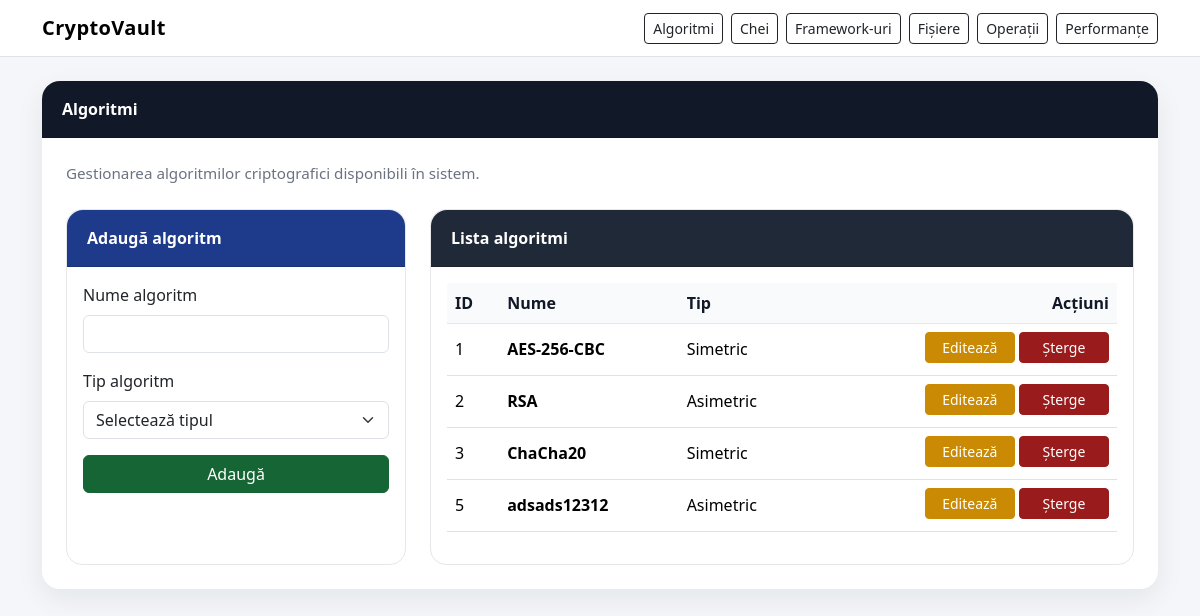
Page /algorithms on the earlier database version.
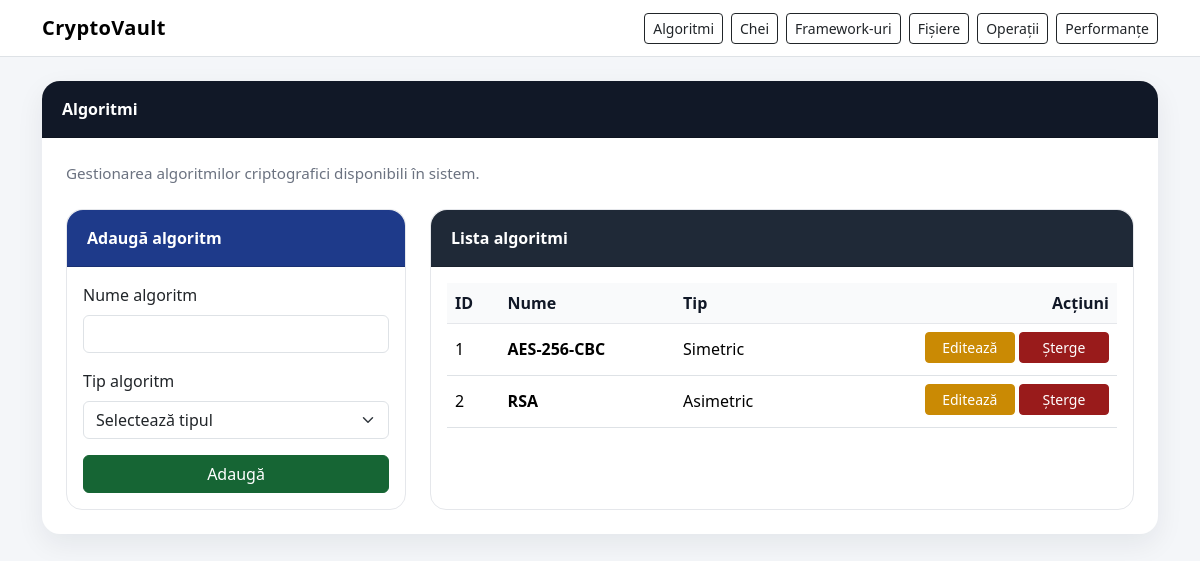
Same page on the later database version.
### models.py (models this page shows)
class Algorithm(Base):
    __tablename__ = "algorithms"
    id = Column(Integer, primary_key=True, index=True)
    name = Column(String(100), nullable=False, unique=True)
    type = Column(String(50), nullable=False)
    keys = relationship("Key", back_populates="algorithm", cascade="all, delete-orphan")
    performances = relationship("Performance", back_populates="algorithm", cascade="all, delete-orphan")

### app_web.py (the view)
@app.route("/algorithms")
def show_algorithms():
    db = database.get_session()
    try:
        edit_algorithm_id = request.args.get("edit_algorithm", type=int)
        algorithms = crud.get_all_algorithms(db)
        edit_algorithm = crud.get_algorithm_by_id(db, edit_algorithm_id) if edit_algorithm_id else None
        return render_template("algorithms.html", algorithms=algorithms, edit_algorithm=edit_algorithm)
    finally:
        db.close()

### crud.py (called while the page is built)
def get_all_algorithms(db: Session):
    return db.query(models.Algorithm).order_by(models.Algorithm.id).all()

### database.py (called while the page is built)
@event.listens_for(engine, "connect")
def enable_sqlite_foreign_keys(dbapi_connection, connection_record):
    cursor = dbapi_connection.cursor()
    cursor.execute("PRAGMA foreign_keys=ON")
    cursor.close()

def get_session():
    return SessionLocal()

### templates/algorithms.html (shortened to what this page needs)
{% extends "base.html" %}
{% block content %}
<div class="card section-card">
    <div class="card-header">
        <div class="d-flex justify-content-between align-items-center flex-wrap gap-2">
            <span>Algoritmi</span>
        </div>
    </div>
    <div class="card-body p-4">
        <p class="section-subtitle mb-4">Gestionarea algoritmilor criptografici disponibili în sistem.</p>
        <div class="row g-4">
            <div class="col-lg-4">
                <div class="card form-card h-100">
                    <div class="card-header">
                        {{ "Editează algoritm" if edit_algorithm else "Adaugă algoritm" }}
                    </div>
                    <div class="card-body">
                        <form action="{{ url_for('save_algorithm') }}" method="post">
                            <div class="mb-3">
                                <label class="form-label">Nume algoritm</label>
                                <input type="text" name="name" class="form-control"
                                       value="{{ edit_algorithm.name if edit_algorithm else '' }}" required>
                            </div>
                            <div class="mb-3">
                                <label class="form-label">Tip algoritm</label>
                                <select name="type" class="form-select" required>
                                    <option value="">Selectează tipul</option>
                                </select>
                            </div>
                            <button type="submit" class="btn btn-success w-100">
                                {{ "Actualizează" if edit_algorithm else "Adaugă" }}
                            </button>
                        </form>
                    </div>
                </div>
            </div>
            <div class="col-lg-8">
                <div class="card table-card h-100">
                    <div class="card-header">Lista algoritmi</div>
                    <div class="card-body">
                        <div class="table-responsive">
                            <table class="table table-hover align-middle">
                                <thead>
                                    <tr>
                                        <th>ID</th>
                                        <th>Nume</th>
                                        <th>Tip</th>
                                        <th class="text-end">Acțiuni</th>
                                    </tr>
                                </thead>
                                <tbody>
                                {% for algo in algorithms %}
                                    <tr>
                                        <td>{{ algo.id }}</td>
                                        <td><strong>{{ algo.name }}</strong></td>
                                        <td>{{ algo.type }}</td>
                                        <td class="text-end">
                                            <a href="{{ url_for('show_algorithms', edit_algorithm=algo.id) }}" class="btn btn-warning btn-sm btn-action">Editează</a>
                                            <a href="{{ url_for('delete_algorithm', algo_id=algo.id) }}" class="btn btn-danger btn-sm btn-action"
                                               onclick="return confirm('Sigur vrei să ștergi acest algoritm? Vor fi șterse și cheile/performanțele asociate.')">Șterge</a>
                                        </td>
                                    </tr>
                                {% else %}
                                    <tr>
                                        <td colspan="4" class="text-center text-muted py-4">Nu există algoritmi în baza de date.</td>
                                    </tr>
                                {% endfor %}
                                </tbody>
                            </table>
                        </div>
                    </div>
                </div>
            </div>
        </div>
    </div>
</div>
{% endblock %}

### templates/base.html (shortened to what this page needs)
<!DOCTYPE html>
<html lang="ro">
<head>
    <link href="https://cdn.jsdelivr.net/npm/bootstrap@5.3.3/dist/css/bootstrap.min.css" rel="stylesheet">
    <link rel="stylesheet" href="{{ url_for('static', filename='css/style.css') }}">
</head>
<body>
<nav class="navbar navbar-expand-lg bg-white border-bottom sticky-top">
    <div class="container">
        <a class="navbar-brand" href="{{ url_for('index') }}">CryptoVault</a>
        <div class="collapse navbar-collapse" id="navbarNav">
            <div class="ms-auto d-flex gap-2 flex-wrap mt-2 mt-lg-0">
                <a href="{{ url_for('show_algorithms') }}" class="btn btn-outline-dark btn-sm">Algoritmi</a>
                <a href="{{ url_for('show_keys') }}" class="btn btn-outline-dark btn-sm">Chei</a>
                <a href="{{ url_for('show_frameworks') }}" class="btn btn-outline-dark btn-sm">Framework-uri</a>
                <a href="{{ url_for('show_files') }}" class="btn btn-outline-dark btn-sm">Fișiere</a>
                <a href="{{ url_for('show_operations') }}" class="btn btn-outline-dark btn-sm">Operații</a>
                <a href="{{ url_for('show_performances') }}" class="btn btn-outline-dark btn-sm">Performanțe</a>
            </div>
        </div>
    </div>
</nav>
<div class="container py-4">
    {% block content %}
    {% endblock %}
</div>
</body>
</html>

### static/css/style.css (style rules this page uses)
body { background-color: #f4f6f9; color: #1f2937; }
.navbar-brand { font-weight: 700; letter-spacing: 0.4px; }
.section-card { border: none; border-radius: 18px; box-shadow: 0 10px 28px rgba(15, 23, 42, 0.07); margin-bottom: 2rem; }
.section-card .card-header { background-color: #111827; color: white; border-top-left-radius: 18px; border-top-right-radius: 18px; padding: 1rem 1.25rem; font-weight: 600; }
.form-card { border: 1px solid #e5e7eb; border-radius: 16px; }
.form-card .card-header { background-color: #1e3a8a; color: white; border-top-left-radius: 16px; border-top-right-radius: 16px; font-weight: 600; }
.table-card { border: 1px solid #e5e7eb; border-radius: 16px; }
.table-card .card-header { background-color: #1f2937; color: white; border-top-left-radius: 16px; border-top-right-radius: 16px; font-weight: 600; }
.table thead th { background-color: #f9fafb; color: #111827; font-weight: 600; border-bottom: 1px solid #e5e7eb; }
.table td, .table th { vertical-align: middle; }
.btn-action { min-width: 90px; margin-bottom: 0.25rem; }
.btn-success { background-color: #166534; border-color: #166534; }
.btn-warning { background-color: #ca8a04; border-color: #ca8a04; color: white; }
.btn-danger { background-color: #991b1b; border-color: #991b1b; }
.section-subtitle { color: #6b7280; font-size: 0.95rem; margin-bottom: 0; }

Differences in the rows shown:
removed Algorithm: id "3", name "ChaCha20", type "Simetric"
removed Algorithm: id "5", name "adsads12312", type "Asimetric"
